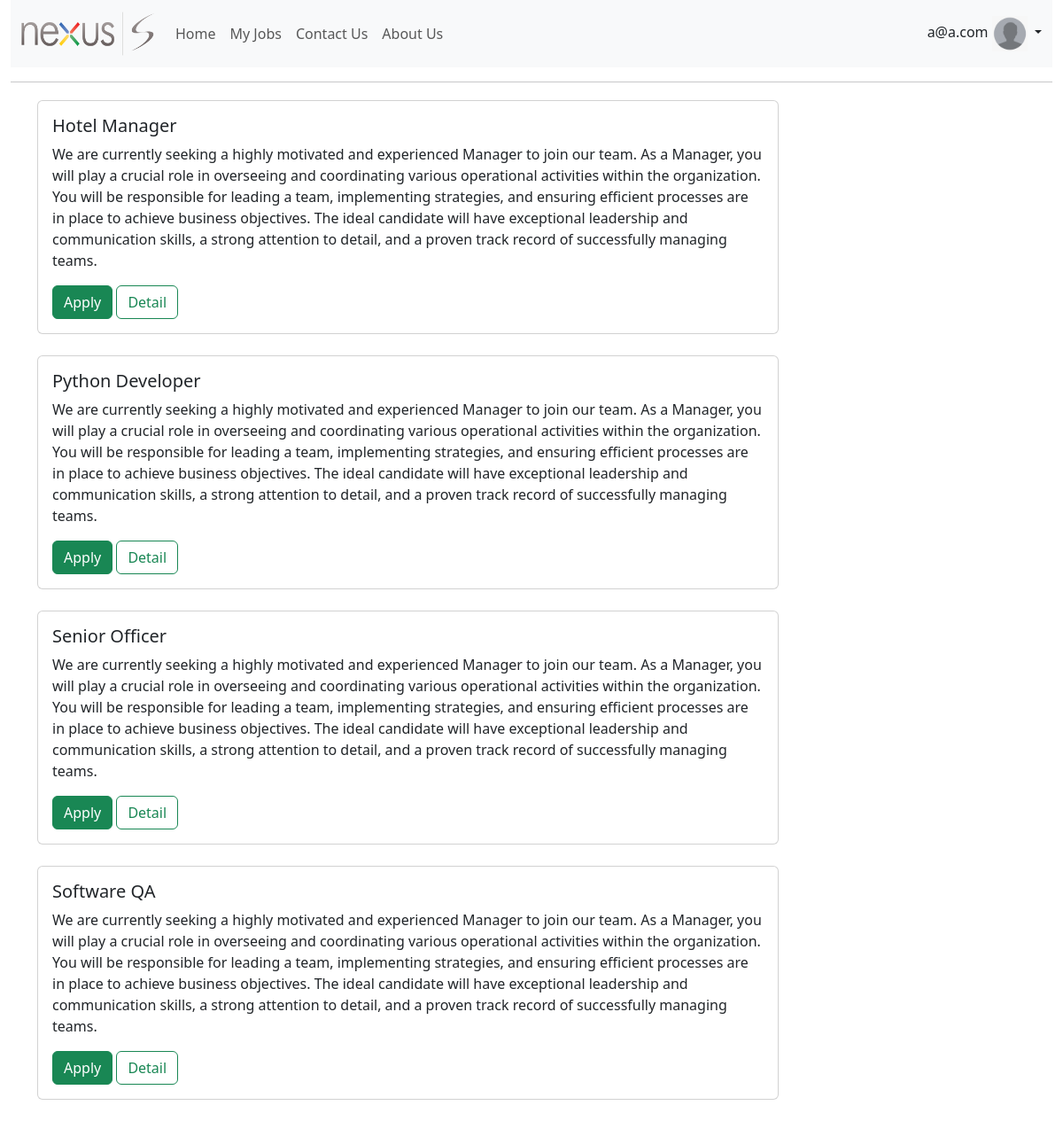
The app's page / (signed in) with its own data.
### core/models.py (models this page shows, shortened)
class Job(BaseModel):
    title = models.CharField(max_length=50)
    description = models.TextField(max_length=1000)
    category = models.ForeignKey(Category, on_delete=models.CASCADE)
    application_deadline = models.DateField()
    is_active = models.BooleanField(default=False)

### core/views.py (the view)
# urls.py: path('', HomeView.as_view(), name="home")
class HomeView(ListView):
    template_name = 'core/home.html'
    queryset = Job.objects.all()
    context_object_name = 'jobs'

### templates/core/home.html
{% extends 'layouts/base.html' %}
{% block content %}
    {% for job in jobs %}
        <div class="card w-75">
            <div class="card-body">
                <h5 class="card-title">{{ job.title }}</h5>
                <p class="card-text">{{ job.description }}</p>
                {% if request.user.is_authenticated %}
                    <a href="#" class="btn btn-success">Apply</a>
                {% else %}
                    <a onclick="login_required()" class="btn btn-success">Apply</a>
                {% endif %}
                <a href="#" class="btn btn-outline-success">Detail</a>
            </div>
        </div><br>
    {% endfor %}
{% endblock %}

### templates/layouts/base.html (shortened to what this page needs)
<!DOCTYPE html>
<html lang="en">
<head>
    <link href="https://cdn.jsdelivr.net/npm/bootstrap@5.3.0/dist/css/bootstrap.min.css" rel="stylesheet"
>
</head>
<body class="container-fluid">
{% include 'layouts/nav.html' %}
<div class="container">
    <div style="margin-top: 20px">
        {% block content %}
        {% endblock %}
    </div>
</div>
</body>
</html>

### templates/layouts/nav.html (shortened to what this page needs)
{% load static %}
<nav class="navbar navbar-expand-lg bg-body-tertiary">
    <div class="container-fluid">
        <a class="navbar-brand" href="{% url 'home' %}">
            <img style="height: 50px; width: 150px" src="{% static 'core/logo.png' %}">
        </a>
        <div class="collapse navbar-collapse" id="navbarSupportedContent">
            <ul class="navbar-nav me-auto mb-2 mb-lg-0">
                <li class="nav-item">
                    <a class="nav-link {{ classroom_active }}" aria-current="page" href="{% url 'home' %}">Home</a>
                </li>
                {% if request.user.is_authenticated %}
                    <li class="nav-item">
                        <a class="nav-link {{ student_active }}" href="#">My Jobs</a>
                    </li>
                {% endif %}
                <li class="nav-item">
                    <a class="nav-link {{ profile_active }}" aria-disabled="true" href="#">Contact Us</a>
                </li>
                <li class="nav-item">
                    <a class="nav-link" aria-disabled="true" href="#">About Us</a>
                </li>
            </ul>
            {% if request.user.is_authenticated %}
                {% if request.user.userprofile.profile_picture %}
                    <img src="">
                {% else %}
                    <div class="dropdown show">
                        <a class="nav-link dropdown-toggle" href="#" id="navbarProfileDropdown" role="button"
                           data-toggle="dropdown" aria-haspopup="true" aria-expanded="false">
                            {% if request.user.get_full_name %}
                                {{ request.user.get_full_name }}
                            {% else %}
                                {{ request.user.email }}
                            {% endif %}
                            {% if request.user.userprofile.profile_picture %}
                                <img src="{{ request.user.userprofile.profile_picture.url }}"
                                     style="height: 40px; width: 40px; border-radius: 50%">
                            {% else %}
                                <img src="{% static 'account/dummy.png' %}" style="height: 40px; width: 40px">
                            {% endif %}
                        </a>
                    </div>
                {% endif %}
            {% else %}
                <div>
                    <a href="{% url 'user_login' %}" class="btn btn-success">Login</a>
                    <a href="#" class="btn btn-outline-success">Register</a>
                </div>
            {% endif %}
        </div>
    </div>
</nav>
<hr>

### records on screen
Job: title "Hotel Manager", description "We are currently seeking a highly motivated and experienced Manager to join our team. As a Manager, you will play a crucial role in overseeing and coordinating various operational activities within the organization. You will be responsible for leading a team, implementing strategies, and ensuring efficient processes are in place to achieve business objectives. The ideal candidate will have exceptional leadership and communication skills, a strong attention to detail, and a proven track record of successfully managing teams."
Job: title "Python Developer", description "We are currently seeking a highly motivated and experienced Manager to join our team. As a Manager, you will play a crucial role in overseeing and coordinating various operational activities within the organization. You will be responsible for leading a team, implementing strategies, and ensuring efficient processes are in place to achieve business objectives. The ideal candidate will have exceptional leadership and communication skills, a strong attention to detail, and a proven track record of successfully managing teams."
Job: title "Senior Officer", description "We are currently seeking a highly motivated and experienced Manager to join our team. As a Manager, you will play a crucial role in overseeing and coordinating various operational activities within the organization. You will be responsible for leading a team, implementing strategies, and ensuring efficient processes are in place to achieve business objectives. The ideal candidate will have exceptional leadership and communication skills, a strong attention to detail, and a proven track record of successfully managing teams."
Job: title "Software QA", description "We are currently seeking a highly motivated and experienced Manager to join our team. As a Manager, you will play a crucial role in overseeing and coordinating various operational activities within the organization. You will be responsible for leading a team, implementing strategies, and ensuring efficient processes are in place to achieve business objectives. The ideal candidate will have exceptional leadership and communication skills, a strong attention to detail, and a proven track record of successfully managing teams."

### other values on screen
{{ request.user.email }} "a@a.com"
